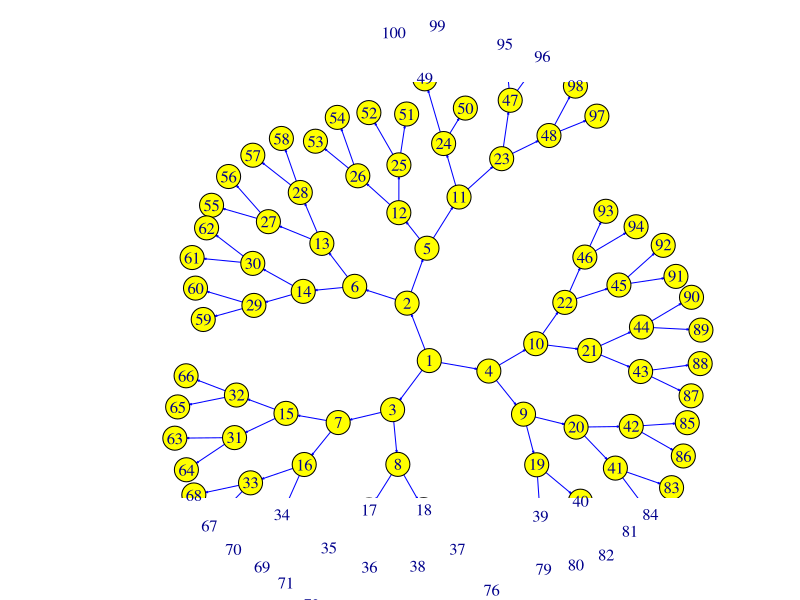

Generate this figure with R:
library(igraph)
G = make_empty_graph(101)
G = G + edges(c(1,5,1,3,1,4))
i = 3
while(i <51)
{
  G = G + edges(c(i,2*i,i,2*i+1))
  i = i+1
}
G <- G - 2
plot (G, vertex.color = "yellow", edge.color = "blue", edge.arrow.size = 0.1, layout = layout_with_kk, rescale=FALSE, xlim=c(-5,5), ylim=c(-3,5), vertex.size=50)


